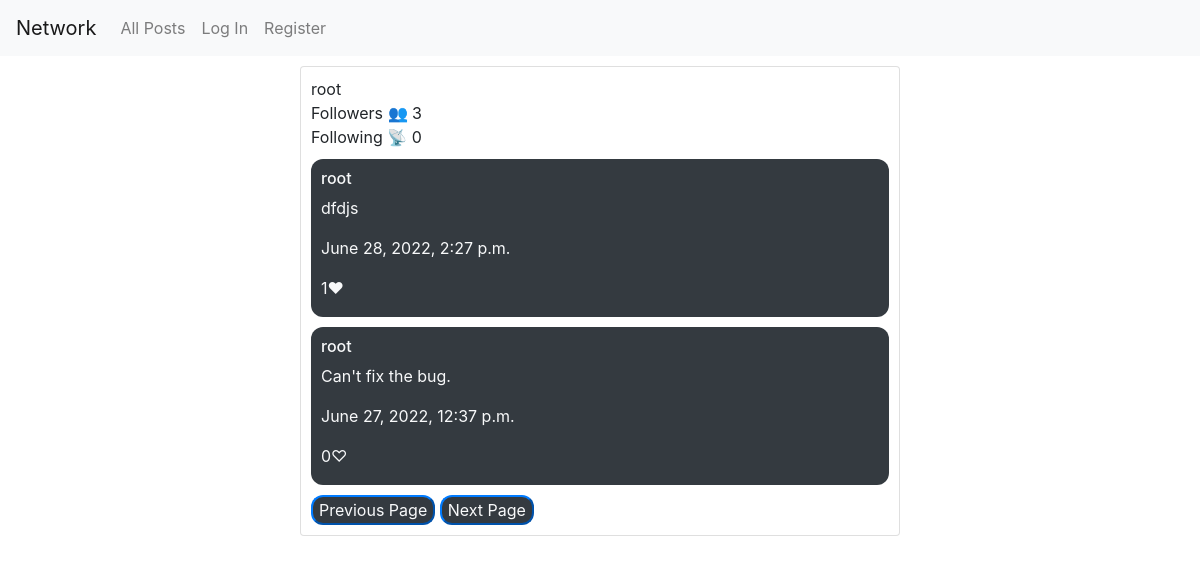
/profile/root, run on an earlier commit of the app's database.
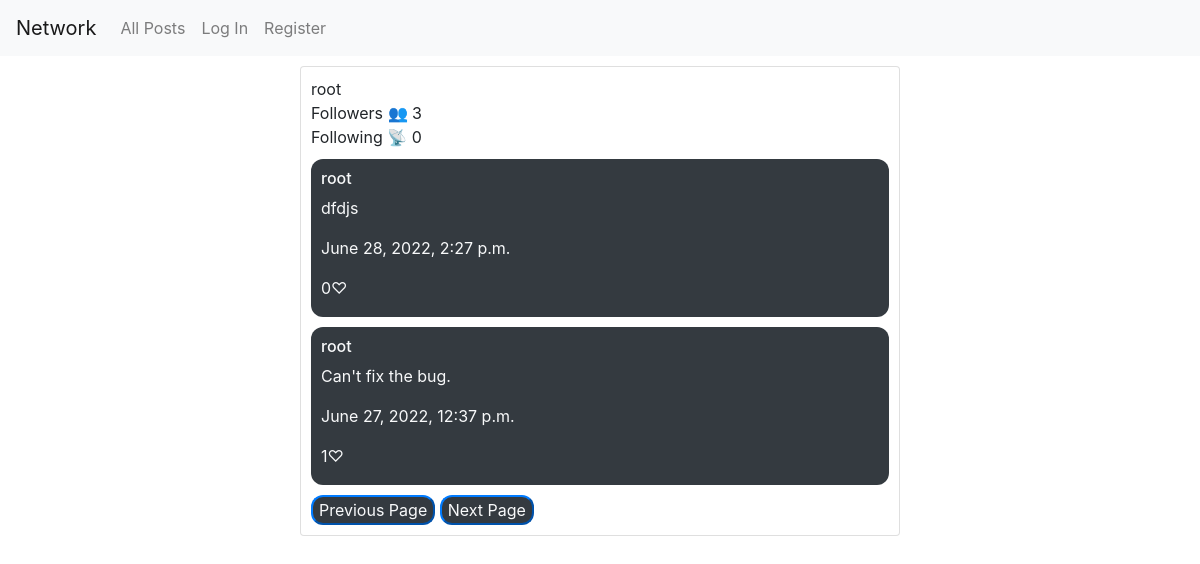
And on a later commit of the database.
### network/models.py (models this page shows, shortened)
class Profile(models.Model):
    owner = models.ForeignKey("User", on_delete=models.CASCADE, related_name="who")
    followers = models.IntegerField(default=0)
    follow_to = models.ManyToManyField("User", blank=True, related_name="follow_who")
    like_post = models.ManyToManyField("Post", blank=True, related_name="like_list")

class User(AbstractUser):
    pass

class Post(models.Model):
    poster = models.ForeignKey("User", on_delete=models.CASCADE, related_name="from_who")
    content = models.TextField(blank=True, default='')
    like_num = models.IntegerField()
    post_time = models.DateTimeField(auto_now_add=True)
    def __str__(self):
        return f"{self.id}: {self.poster} {self.post_time}"

### network/views.py (the view)
# urls.py: path("profile/<str:name>", views.show_profile, name="profile"),
def show_profile(request, name):
    print("show_profile", name)
    current_user = User.objects.get(username=name)
    global post_paginator
    global page_now
    post_paginator = Paginator(Post.objects.filter(poster=current_user).order_by("-post_time").all(), post_per_page)
    page_now = 1
    for post in post_paginator.page(1):
        print(type(post))
    for tmp in Profile.objects.get(owner=current_user).like_post.all():
        print(tmp)
    return render(request, 'network/all_post.html', {
        "user_info": Profile.objects.get(owner=current_user),
        "posts": post_paginator.page(1),
        "new_post_form": NewPostForm(),
        "name": request.user,
        "show_info": True,
    })

### network/templates/network/all_post.html (shortened to what this page needs)
{% extends "network/layout.html" %}
{% block body %}
    {% if show_info %}
        <div>
            <div>{{ user_info.owner.username }}</div>
            <div>Followers &#128101; {{ user_info.followers }}</div>
            <div>Following &#128225; {{ user_info.follow_to.count }}</div>
        </div>
    {% endif %}
    {% if message %}
        <h3>{{ message }}</h3>
    {% else %}
        <div id="post-area">
            {% for post in posts %}
                <div class="post round text-light bg-dark border-primary" data-id={{post.id}}>
                    <h6>{{ post.poster }}</h6>
                    <p class="post-content">{{ post.content }}</p>
                    <p>{{ post.post_time }}</p>
                    {% if post in user_info.like_post.all %}
                        <p class="heart">{{ post.like_num }}&#10084;</p>
                    {% else %}
                    <p class="heart">{{ post.like_num }}&#9825;</p>
                    {% endif %}
                </div>
            {% endfor %}
    </div>
    {% endif %}
    <div class="bottom">
        <button class="right-button round text-light bg-dark border-primary" id="prev">Previous Page</button>
        <button class="left-button round text-light bg-dark border-primary" id="next">Next Page</button>
    </div>
{% endblock %}

### network/templates/network/layout.html (shortened to what this page needs)
{% load static %}
<!DOCTYPE html>
<html lang="en">
    <head>
        <link rel="stylesheet" href="https://stackpath.bootstrapcdn.com/bootstrap/4.4.1/css/bootstrap.min.css">
        <link href="{% static 'network/styles.css' %}" rel="stylesheet">
    </head>
    <body>
        <nav class="navbar navbar-expand-lg navbar-light bg-light">
            <a class="navbar-brand">Network</a>
            <div>
              <ul class="navbar-nav mr-auto">
                <li class="nav-item">
                  <a class="nav-link" id="index" href="{% url 'index' %}">All Posts</a>
                </li>
                {% if user.is_authenticated %}
                    <li class="nav-item">
                        <a class="nav-link" id="following" href="{% url 'following' %}">Following</a>
                    </li>
                    <li class="nav-item">
                        <a class="nav-link" href="{% url 'logout' %}">Log Out</a>
                    </li>
                {% else %}
                    <li class="nav-item">
                        <a class="nav-link" href="{% url 'login' %}">Log In</a>
                    </li>
                    <li class="nav-item">
                        <a class="nav-link" href="{% url 'register' %}">Register</a>
                    </li>
                {% endif %}
              </ul>
            </div>
          </nav>
        <div class="center card">
            {% block body %}
            {% endblock %}
        </div>
    </body>
</html>

### network/static/network/styles.css (style rules this page uses)
.bottom { position: relative; border-radius: 5px; border: 5px; }
.left-button { left: 50px; }
.right-button { right: 50px; }
.round { border-radius: 12px; }
.center { margin: auto; width: 50%; padding: 10px; margin-top: 10px; }
.post { margin-top: 10px; margin-bottom: 10px; padding: 10px; padding-bottom: 1px; }

What changed in the data, as far as the page shows it:
changed Post "dfdjs": like_num "1" → "0"; text "❤" → "♡"
changed Post "Can't fix the bug.": like_num "0" → "1"
